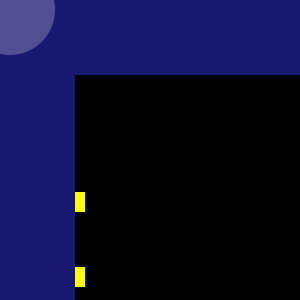
Frame 1 (no input)
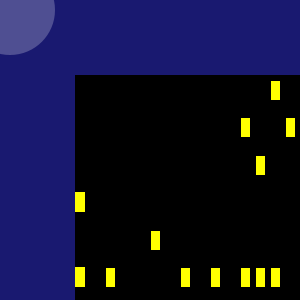
Frame 60 (the mouse pressed at the canvas centre just before this capture)
Frame 120 (the mouse held since frame 60 and released just before this capture): identical to frame 60, image omitted

The Processing sketch that drew these frames (run headless with seeded random() and noise(); from frame 60 on, the mouse is pressed at the canvas centre):

// Processing sketch: processing_36739
// ── processing_36739.pde

//randomly turn on lights in a skyscraper

void setup() {
  size(300, 300);
  background(25, 25, 112);
  noStroke();
  fill(255, 60);
  ellipse (10, 10, 90, 90);
  fill(0);
  rect(width/4, height/4, width, 3*height/4); //base building
}

float window = 5;
float num = 20;

void draw() {


  if (window < num) { //top floor windows
    if (window % 2 == 0) { 
      stroke(0);
      rect(window * width/num, height/4 +5, 10, 20);
    }
    if (random(10)>8) { //random lights turn on
      fill(255, 255, 0);
    }
    else {
      fill(0);
    }
    rect(window * width/num, 3*height/8 +5, 10, 20);//5th floor windows
    if (random(10)>8) { //random lights turn on
      fill(255, 255, 0);
    }
    else {
      fill(0);
    }
    rect(window * width/num, height/2 +5, 10, 20); //4th floor windows
    if (random(10)>8) { //random lights turn on
      fill(255, 255, 0);
    }
    else {
      fill(0);
    }
    rect(window * width/num, 5*height/8 +5, 10, 20);//3rd floor windows
    if (random(10)>8) { //random lights turn on
      fill(255, 255, 0);
    }
    else {
      fill(0);
    }
    rect(window * width/num, 3*height/4 +5, 10, 20); //2nd floor windows
    if (random(10)>8) { //random lights turn on
      fill(255, 255, 0);
    }
    else {
      fill(0);
    }
    rect(window * width/num, 7*height/8 +5, 10, 20);//1st floor windows
    if (random(10)>8) { //random lights turn on
      fill(255, 255, 0);
    }
    else {
      fill(0);
    }
  }
  window++;
}
